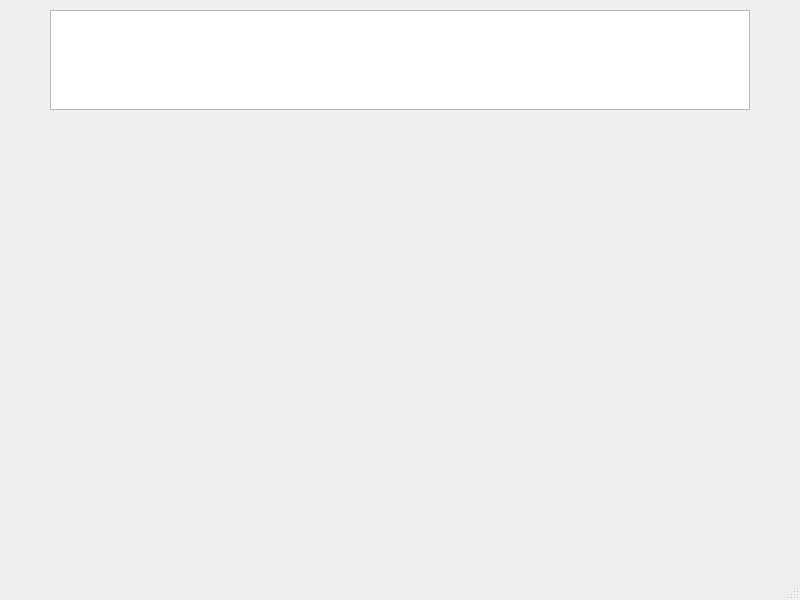
<?xml version="1.0" encoding="UTF-8"?>
<ui version="4.0">
 <class>Grafik</class>
 <widget class="QMainWindow" name="Grafik">
  <property name="geometry">
   <rect>
    <x>0</x>
    <y>0</y>
    <width>800</width>
    <height>600</height>
   </rect>
  </property>
  <property name="windowTitle">
   <string>MainWindow</string>
  </property>
  <widget class="QWidget" name="centralwidget">
   <widget class="QTextBrowser" name="textBrowser">
    <property name="geometry">
     <rect>
      <x>50</x>
      <y>10</y>
      <width>700</width>
      <height>100</height>
     </rect>
    </property>
   </widget>
   <widget class="QCustomPlot" name="widget" native="true">
    <property name="geometry">
     <rect>
      <x>29</x>
      <y>129</y>
      <width>751</width>
      <height>381</height>
     </rect>
    </property>
   </widget>
  </widget>
  <widget class="QMenuBar" name="menubar">
   <property name="geometry">
    <rect>
     <x>0</x>
     <y>0</y>
     <width>800</width>
     <height>39</height>
    </rect>
   </property>
  </widget>
  <widget class="QStatusBar" name="statusbar"/>
 </widget>
 <customwidgets>
  <customwidget>
   <class>QCustomPlot</class>
   <extends>QWidget</extends>
   <header>qcustomplot.h</header>
   <container>1</container>
  </customwidget>
 </customwidgets>
 <resources/>
 <connections/>
</ui>
